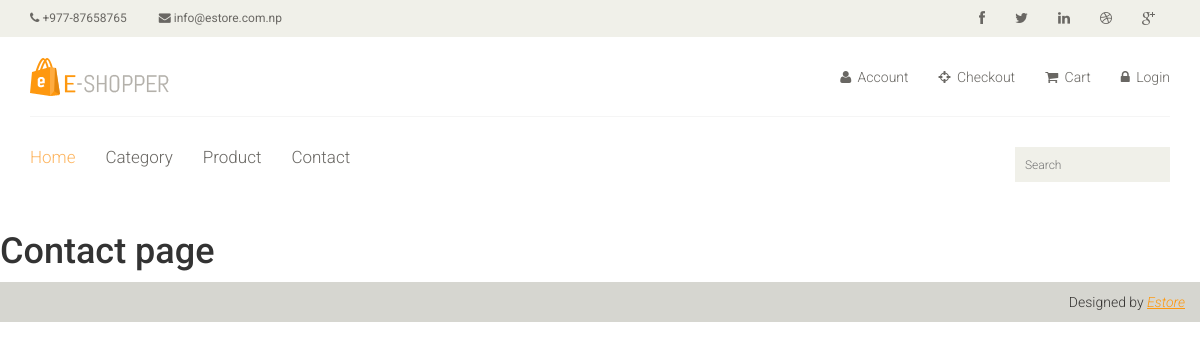
The app's page /contact with its own data.
### ecommerce/models.py (models this page shows, shortened)
class Settings(models.Model):
    name = models.CharField(max_length=100)
    email = models.CharField(max_length=100)
    phone = models.CharField(max_length=100)
    logo = models.ImageField(upload_to='logo/', blank=True, null=True)
    favicon = models.ImageField(upload_to='favicon/', blank=True, null=True)
    class Meta:
        verbose_name_plural = 'Setting'

### ecommerce/views.py (the view)
# urls.py: path('contact', views.contact, name='contact'),
def contact(request):
    return render(request, 'pages/contact/contact.html')

### ecommerce/general.py (called while the page is built)
def data_pass_all_templates(request):
    data = {
        'settingData': Settings.objects.last()
    }
    return data

### templates/pages/contact/contact.html
{% extends "master/master.html" %}
{% block content %}
    <h1>Contact page</h1>
{% endblock %}

### templates/layouts/header.html (shortened to what this page needs)
<!DOCTYPE html>
{% load static %}
<html lang="en">
<head>
    <link href="{% static 'css/bootstrap.min.css' %}" rel="stylesheet">
    <link href="{% static 'css/font-awesome.min.css' %}" rel="stylesheet">
    <link href="{% static 'css/prettyPhoto.css' %}" rel="stylesheet">
    <link href="{% static 'css/price-range.css' %}" rel="stylesheet">
    <link href="{% static 'css/animate.css' %}" rel="stylesheet">
    <link href="{% static 'css/main.css' %}" rel="stylesheet">
    <link href="{% static 'css/responsive.css' %}" rel="stylesheet">
</head>
<body>
<header id="header">
    <div class="header_top">
        <div class="container">
            <div class="row">
                <div class="col-sm-6">
                    <div class="contactinfo">
                        <ul class="nav nav-pills">
                            <li><a href="#"><i class="fa fa-phone"></i> {{ settingData.phone }}</a></li>
                            <li><a href="#"><i class="fa fa-envelope"></i> {{ settingData.email }}</a></li>
                        </ul>
                    </div>
                </div>
                <div class="col-sm-6">
                    <div class="social-icons pull-right">
                        <ul class="nav navbar-nav">
                            <li><a href="#"><i class="fa fa-facebook"></i></a></li>
                            <li><a href="#"><i class="fa fa-twitter"></i></a></li>
                            <li><a href="#"><i class="fa fa-linkedin"></i></a></li>
                            <li><a href="#"><i class="fa fa-dribbble"></i></a></li>
                            <li><a href="#"><i class="fa fa-google-plus"></i></a></li>
                        </ul>
                    </div>
                </div>
            </div>
        </div>
    </div>
    <div class="header-middle">
        <div class="container">
            <div class="row">
                <div class="col-sm-4">
                    <div class="logo pull-left">
                        {% if settingData.logo %}
                            <a href="{% url 'index' %}"><img src="{{ settingData.logo.url }}" alt=""/></a>
                        {% endif %}
                    </div>
                </div>
                <div class="col-sm-8">
                    <div class="shop-menu pull-right">
                        <ul class="nav navbar-nav">
                            <li><a href="{% url 'user-register' %}"><i class="fa fa-user"></i> Account</a></li>
                            <li><a href="#"><i class="fa fa-crosshairs"></i> Checkout</a></li>
                            <li><a href="{% url 'cart_detail' %}"><i class="fa fa-shopping-cart"></i> Cart</a></li>
                            <li><a href="{% url 'user-login' %}"><i class="fa fa-lock"></i> Login</a></li>
                        </ul>
                    </div>
                </div>
            </div>
        </div>
    </div>
    <div class="header-bottom">
        <div class="container">
            <div class="row">
                <div class="col-sm-9">
                    <div class="mainmenu pull-left">
                        <ul class="nav navbar-nav collapse navbar-collapse">
                            <li><a href="{% url 'index' %}" class="active">Home</a></li>
                            <li><a href="{% url 'category' %}">Category</a></li>
                            <li><a href="{% url 'product' %}">Product</a></li>
                            <li><a href="{% url 'contact' %}">Contact</a></li>
                        </ul>
                    </div>
                </div>
                <div class="col-sm-3">
                    <div class="search_box pull-right">
                        <input type="text" placeholder="Search"/>
                    </div>
                </div>
            </div>
        </div>
    </div>
</header>

### static/css/main.css (style rules this page uses)
body { font-family: 'Roboto', sans-serif; background:; position: relative; font-weight:400px; }
ul li { list-style: none; }
a { -webkit-transition: 300ms; -moz-transition: 300ms; -o-transition: 300ms; transition: 300ms; }
h1, h2, h3, h4, h5, h6 { font-family: 'Roboto', sans-serif; }
.header_top { background: none repeat scroll 0 0 #F0F0E9; }
.contactinfo ul li:first-child { margin-left: -15px; }
.contactinfo ul li a { font-size: 12px; color: #696763; font-family: 'Roboto', sans-serif; }
.social-icons ul li a { border: 0 none; border-radius: 0; color: #696763; padding:0px; }
.social-icons ul li { display:inline-block; }
.social-icons ul li a i { padding: 11px 15px; transition: all 0.9s ease 0s; -moz-transition: all 0.9s ease 0s; -webkit-transition: all 0.9s ease 0s; -o-transition: all 0.9s ease 0s; }
.header-middle .container .row { border-bottom: 1px solid #f5f5f5; margin-left: 0; margin-right: 0; padding-bottom: 20px; padding-top: 20px; }
.header-middle .container .row .col-sm-4 { padding-left: 0; }
.header-middle .container .row .col-sm-8 { padding-right:0; }
.shop-menu ul li { display:inline-block; padding-left: 15px; padding-right: 15px; }
.shop-menu ul li:last-child { padding-right: 0; }
.shop-menu ul li a { background: #FFFFFF; color: #696763; font-family: 'Roboto', sans-serif; font-size: 14px; font-weight: 300; padding:0; padding-right: 0; margin-top: 10px; }
.shop-menu ul li a i { margin-right:3px; }
.header-bottom { padding-bottom: 30px; padding-top: 30px; }
.navbar-collapse.collapse { padding-left: 0; }
.mainmenu ul li { padding-right: 15px; padding-left: 15px; }
.mainmenu ul li:first-child { padding-left: 0px; }
.mainmenu ul li a { color: #696763; font-family: 'Roboto', sans-serif; font-size: 17px; font-weight: 300; padding: 0; padding-bottom: 10px; }
.mainmenu ul li a:hover, .mainmenu ul li a.active, .shop-menu ul li a.active { background:none; color:#fdb45e; }
.search_box input { background: #F0F0E9; border: medium none; color: #B2B2B2; font-family: 'roboto'; font-size: 12px; font-weight: 300; height: 35px; outline: medium none; padding-left: 10px; width: 155px; background-image: url(../images/home/searchicon.png); background-repeat: no-repeat; background-position: 130px; }

### records on screen
Settings: phone "+977-87658765", email "info@estore.com.np", logo (picture)
